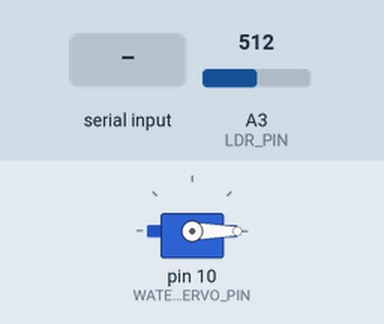
Simulated run of this sketch. Board: Arduino Uno, built with avr-gcc and run on an emulated ATmega328P. Parts: servo. Inputs (shaded band) come from the test bench; at power-on: A3 (LDR_PIN) = 512. What the sketch prints to the serial monitor is not drawn.

Above: at 1.2 s.
1.3 s: "WATER:\n" received over Serial
At 1.45 s:
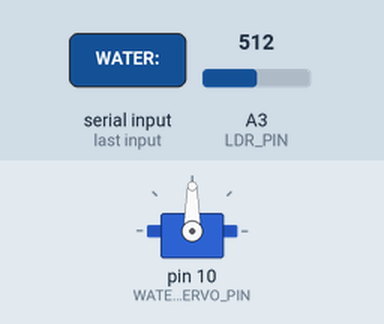
3.1 s: "PING\n" received over Serial
4.6 s: "WATER_STATUS\n" received over Serial
Timing chart, 0 to 7.6 s (numbered marks = the images above; inputs shaded):
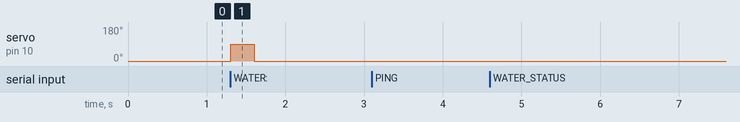

Measured:
- after the input at 1.3 s, servo on pin 10 (WATER_SERVO_PIN): 0° → 90° at once, → 0° 0.30 s later
- after the input at 3.1 s, every drawn part: stays the same
- after the input at 4.6 s, every drawn part: stays the same

The sketch:

02_water_rice_level.ino
```cpp
#include <Servo.h>

// ================================================================
// DISPENSADOR DE "AGUA" SIMULADO CON ARROZ + LDR
// SMART PET HOME
// ================================================================
//
// El sistema sigue representando agua, pero en la maqueta usamos arroz.
// La LDR detecta si el plato/recipiente ya está lleno.
//
// Servo agua/arroz -> D10
// LDR divisor de voltaje -> A3
//
// Comandos:
// WATER_AUTO_FILL      -> llena hasta que la LDR detecte nivel lleno
// WATER_STATUS         -> devuelve lectura actual
// READ_WATER_LEVEL     -> devuelve lectura actual
// WATER_CAL_EMPTY      -> calibra lectura de recipiente vacío
// WATER_CAL_FULL       -> calibra lectura de recipiente lleno
// WATER:<ms>           -> compatibilidad con sistema anterior
// PING                 -> PONG

const int WATER_SERVO_PIN = 10;
const int LDR_PIN = A3;

const int SERVO_CLOSED_ANGLE = 0;
const int SERVO_OPEN_ANGLE = 90;

const unsigned long MAX_FILL_TIME_MS = 12000;
const unsigned long READ_INTERVAL_MS = 150;

// Valores iniciales de calibración.
// Luego los ajustamos con WATER_CAL_EMPTY y WATER_CAL_FULL.
int emptyValue = 800;
int fullValue = 350;
int fullThreshold = 575;

Servo waterServo;

void setup() {
  Serial.begin(9600);

  waterServo.attach(WATER_SERVO_PIN);
  closeGate();

  Serial.println("SMART_PET_WATER_RICE_LEVEL:READY");
}

void loop() {
  readSerialCommand();
}

void readSerialCommand() {
  if (!Serial.available()) {
    return;
  }

  String command = Serial.readStringUntil('\n');
  command.trim();

  if (command.length() == 0) {
    return;
  }

  processCommand(command);
}

void processCommand(String command) {
  if (command == "PING") {
    Serial.println("PONG");
    return;
  }

  if (command == "WATER_STATUS" || command == "READ_WATER_LEVEL") {
    sendWaterStatus();
    return;
  }

  if (command == "WATER_CAL_EMPTY") {
    emptyValue = readLdrAverage();
    updateThreshold();

    Serial.print("WATER:CAL:EMPTY:");
    Serial.println(emptyValue);
    Serial.println("WATER:CAL:OK");
    return;
  }

  if (command == "WATER_CAL_FULL") {
    fullValue = readLdrAverage();
    updateThreshold();

    Serial.print("WATER:CAL:FULL:");
    Serial.println(fullValue);
    Serial.println("WATER:CAL:OK");
    return;
  }

  if (command == "WATER_AUTO_FILL") {
    autoFill();
    return;
  }

  // Compatibilidad vieja: abre por tiempo fijo.
  if (command.startsWith("WATER:")) {
    int durationMs = command.substring(6).toInt();
    dispenseByTime(durationMs);
    Serial.println("WATER:OK");
    return;
  }

  Serial.print("ERROR:UNKNOWN_COMMAND:");
  Serial.println(command);
}

int readLdrAverage() {
  long total = 0;

  for (int i = 0; i < 10; i++) {
    total += analogRead(LDR_PIN);
    delay(10);
  }

  return total / 10;
}

void updateThreshold() {
  fullThreshold = (emptyValue + fullValue) / 2;
}

bool isFull() {
  int value = readLdrAverage();

  // Con el divisor recomendado:
  // luz = alto, tapado por arroz = bajo.
  return value <= fullThreshold;
}

void sendWaterStatus() {
  int value = readLdrAverage();

  Serial.print("WATER:STATUS:");
  Serial.print(value);
  Serial.print(":");

  if (value <= fullThreshold) {
    Serial.println("FULL");
  } else {
    Serial.println("LOW");
  }
}

void autoFill() {
  Serial.println("WATER:FILLING");

  if (isFull()) {
    sendWaterStatus();
    Serial.println("WATER:ALREADY_FULL");
    Serial.println("WATER:OK");
    return;
  }

  openGate();

  unsigned long startTime = millis();
  unsigned long lastRead = 0;

  while (millis() - startTime < MAX_FILL_TIME_MS) {
    if (millis() - lastRead >= READ_INTERVAL_MS) {
      lastRead = millis();

      int value = readLdrAverage();

      Serial.print("WATER:LEVEL:");
      Serial.println(value);

      if (value <= fullThreshold) {
        break;
      }
    }
  }

  closeGate();
  delay(300);

  sendWaterStatus();
  Serial.println("WATER:OK");
}

void dispenseByTime(int durationMs) {
  if (durationMs < 300) {
    durationMs = 300;
  }

  if (durationMs > 15000) {
    durationMs = 15000;
  }

  openGate();
  delay(durationMs);
  closeGate();
}

void openGate() {
  waterServo.write(SERVO_OPEN_ANGLE);
}

void closeGate() {
  waterServo.write(SERVO_CLOSED_ANGLE);
}
```
